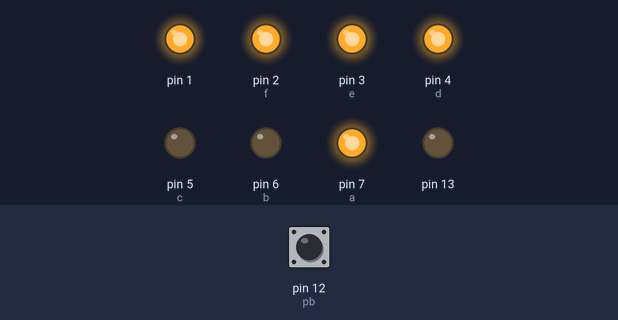
A sketch run on a simulated Arduino Uno, built with avr-gcc and run on an emulated ATmega328P. On the bench: output pins drawn as LEDs (lit = HIGH). The inputs (shaded band) are chosen by the test bench; at power-on: pin 12 (pb) HIGH.

Above: at 1.2 s.
1.3 s: pin 12 (pb) pulled LOW for 1 s
At 3.2 s:
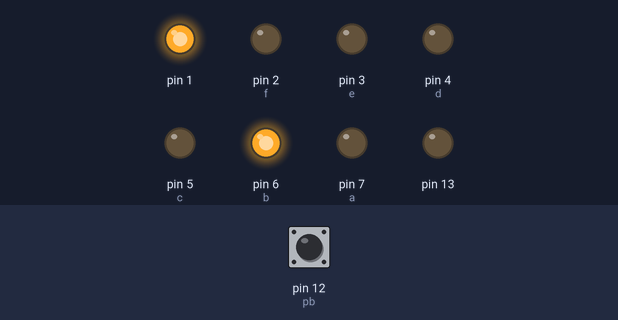
3.9 s: pin 12 (pb) pulled LOW for 0.25 s
At 4.7 s:
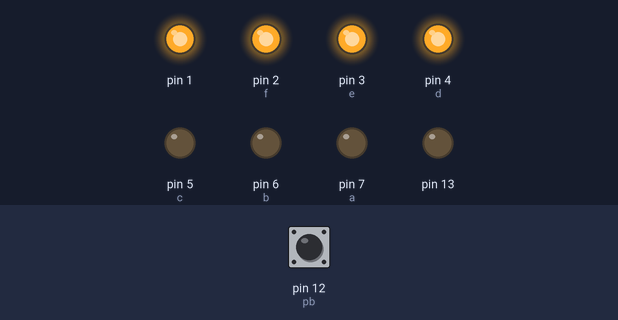
5.7 s: pin 12 (pb) pulled LOW for 0.25 s
At 7.2 s:
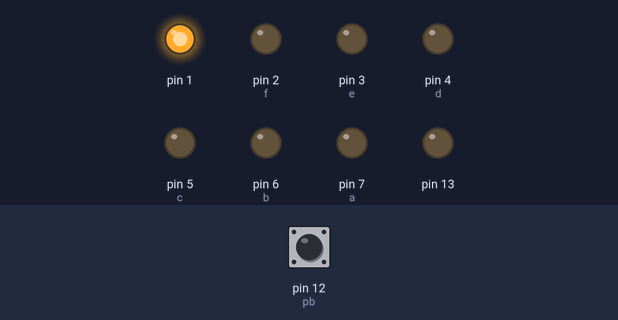
7.5 s: pin 12 (pb) pulled LOW for 3.2 s
At 8.6 s:
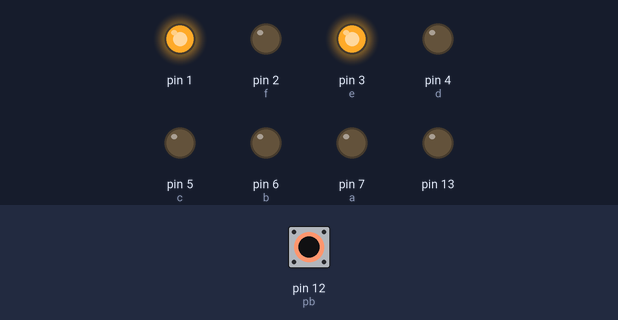
Timing chart, 0 to 10.5 s (numbered marks = the images above; inputs shaded):
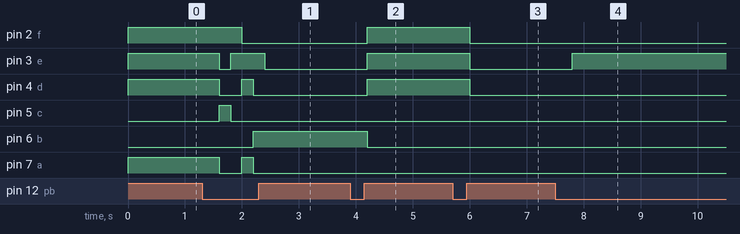

The sketch:

Counter.ino
```cpp
//7 Segment Digital Display Counter

int a = 7; //define pins for 7S display
int b = 6;
int c = 5;
int d = 4;
int e = 3;
int f = 2;
int g = 0;

int counter = 0;
int pb = 12;

void setup()
{

  for (int i = 1; i < 8; i++)
  {
    pinMode(i, OUTPUT);
    digitalWrite(i, HIGH);  //using common cathode device, so HIGH turns sink off
    pinMode(pb, INPUT);
    digitalWrite(pb, HIGH);

    pinMode(13, OUTPUT);
    digitalWrite(13, LOW);
  }


}

void loop()
{
  //Serial.println(counter);
  lightLed(counter+1);

  if (digitalRead(pb)==LOW)
  {

    counter++;

  }

  delay(200);


}

void lightLed(int n)
{
  switch(n)
  {
    case 0:
    digitalWrite(a, LOW);
    digitalWrite(b, LOW);
    digitalWrite(c, LOW);
    digitalWrite(d, LOW);
    digitalWrite(e, LOW);
    digitalWrite(f, LOW);
    digitalWrite(g, HIGH);
    break;

        case 1:
    digitalWrite(a, HIGH);
    digitalWrite(b, LOW);
    digitalWrite(c, LOW);
    digitalWrite(d, HIGH);
    digitalWrite(e, HIGH);
    digitalWrite(f, HIGH);
    digitalWrite(g, HIGH);
    break;

        case 2:
    digitalWrite(a, LOW);
    digitalWrite(b, LOW);
    digitalWrite(c, HIGH);
    digitalWrite(d, LOW);
    digitalWrite(e, LOW);
    digitalWrite(f, HIGH);
    digitalWrite(g, LOW);
    break;
        case 3:
    digitalWrite(a, LOW);
    digitalWrite(b, LOW);
    digitalWrite(c, LOW);
    digitalWrite(d, LOW);
    digitalWrite(e, HIGH);
    digitalWrite(f, HIGH);
    digitalWrite(g, LOW);
    break;

        case 4:
    digitalWrite(a, HIGH);
    digitalWrite(b, LOW);
    digitalWrite(c, LOW);
    digitalWrite(d, HIGH);
    digitalWrite(e, HIGH);
    digitalWrite(f, LOW);
    digitalWrite(g, LOW);
    break;

        case 5:
    digitalWrite(a, LOW);
    digitalWrite(b, HIGH);
    digitalWrite(c, LOW);
    digitalWrite(d, LOW);
    digitalWrite(e, HIGH);
    digitalWrite(f, LOW);
    digitalWrite(g, LOW);
    break;

        case 6:
    digitalWrite(a, LOW);
    digitalWrite(b, HIGH);
    digitalWrite(c, LOW);
    digitalWrite(d, LOW);
    digitalWrite(e, LOW);
    digitalWrite(f, LOW);
    digitalWrite(g, HIGH);
    break;

        case 7:
    digitalWrite(a, LOW);
    digitalWrite(b, LOW);
    digitalWrite(c, LOW);
    digitalWrite(d, HIGH);
    digitalWrite(e, HIGH);
    digitalWrite(f, HIGH);
    digitalWrite(g, HIGH);
    break;

        case 8:
    digitalWrite(a, LOW);
    digitalWrite(b, LOW);
    digitalWrite(c, LOW);
    digitalWrite(d, LOW);
    digitalWrite(e, LOW);
    digitalWrite(f, LOW);
    digitalWrite(g, LOW);
    break;

        case 9:
    digitalWrite(a, LOW);
    digitalWrite(b, LOW);
    digitalWrite(c, LOW);
    digitalWrite(d, LOW);
    digitalWrite(e, HIGH);
    digitalWrite(f, LOW);
    digitalWrite(g, LOW);
    break;
  }
}
```

Measured:
- after the input at 1.3 s, pin 2 (f): HIGH → LOW after 0.70 s; pin 3 (e): HIGH → LOW after 0.30 s, → HIGH 0.20 s later, → LOW 0.60 s later; pin 4 (d), pin 7 (a): HIGH → LOW after 0.30 s, → HIGH 0.40 s later, → LOW 0.20 s later; pin 5 (c): LOW → HIGH after 0.30 s, → LOW 0.20 s later; pin 6 (b): LOW → HIGH after 0.90 s
- after the input at 3.9 s, pin 2 (f), pin 3 (e), pin 4 (d): LOW → HIGH after 0.30 s; pin 6 (b): HIGH → LOW after 0.30 s
- after the input at 5.7 s, pin 2 (f), pin 3 (e), pin 4 (d): HIGH → LOW after 0.30 s
- after the input at 7.5 s, pin 3 (e): LOW → HIGH after 0.30 s
